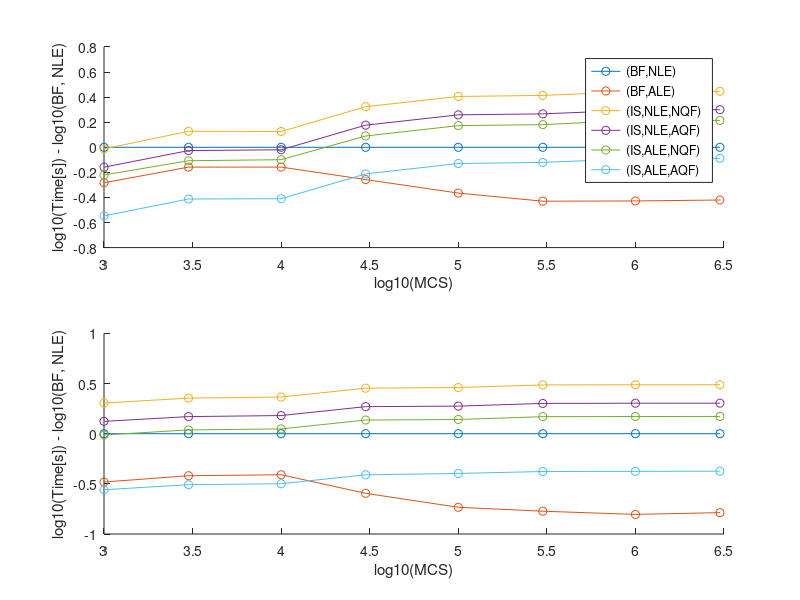

The MATLAB source for this figure:
%Times plot

N2 = csvread('N2_alpha077_beta022_times.csv');
N6 = csvread('N6_alpha049_beta039_times.csv');
MCS = csvread('MCS.csv');
MCS = MCS(1,:);

%colormap
cc = hsv(6);

%N2plot
subplot(2,1,1);
hold all
for i = 1:1:6
    plot(log10(MCS),log10(N2(i,:))-log10(N2(1,:)),'o-')
end
xlabel('log10(MCS)');
ylabel('log10(Time[s]) - log10(BF, NLE)')
legend('(BF,NLE)','(BF,ALE)','(IS,NLE,NQF)','(IS,NLE,AQF)','(IS,ALE,NQF)','(IS,ALE,AQF)')

%N6plot
subplot(2,1,2);
hold all
for i = 1:1:6
    plot(log10(MCS),log10(N6(i,:))-log10(N6(1,:)),'o-')
end
xlabel('log10(MCS)');
ylabel('log10(Time[s]) - log10(BF, NLE)')